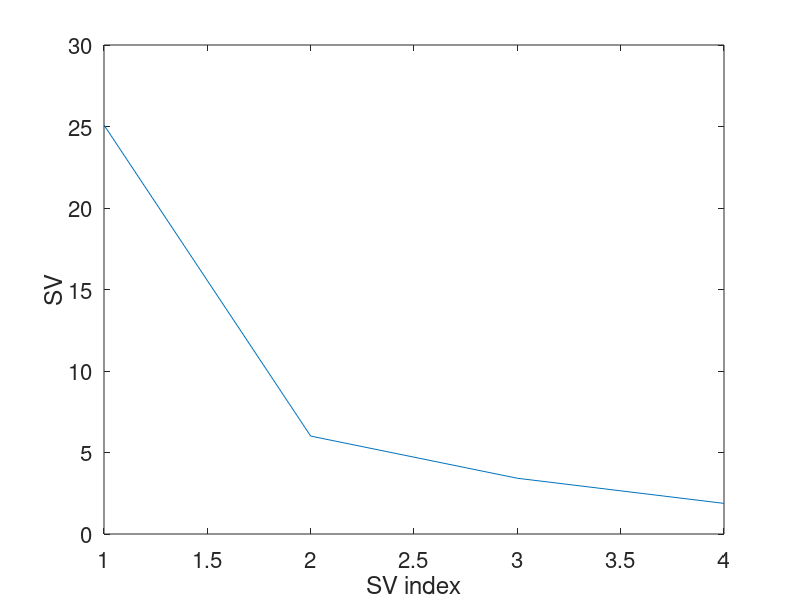
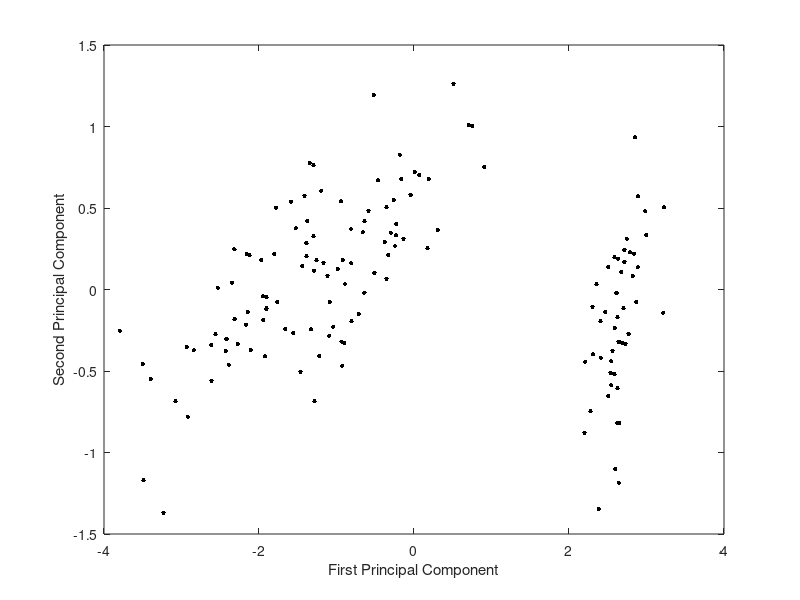
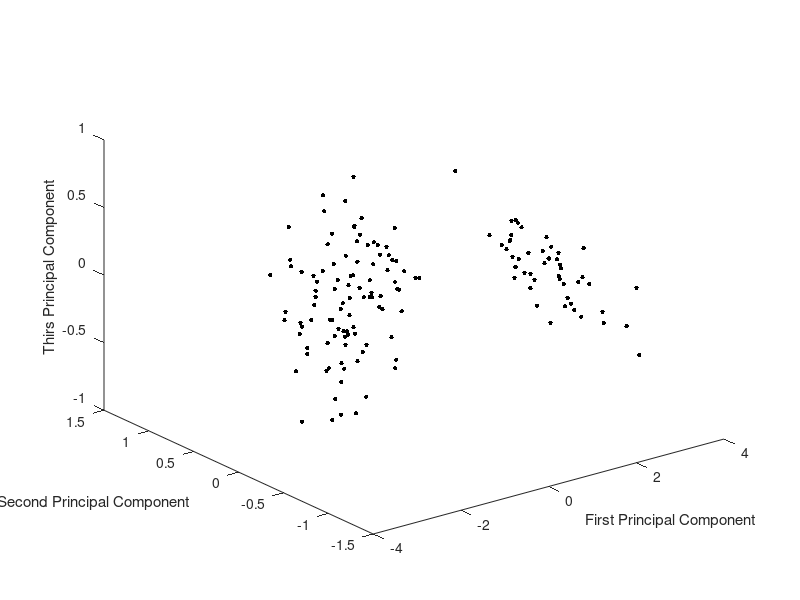
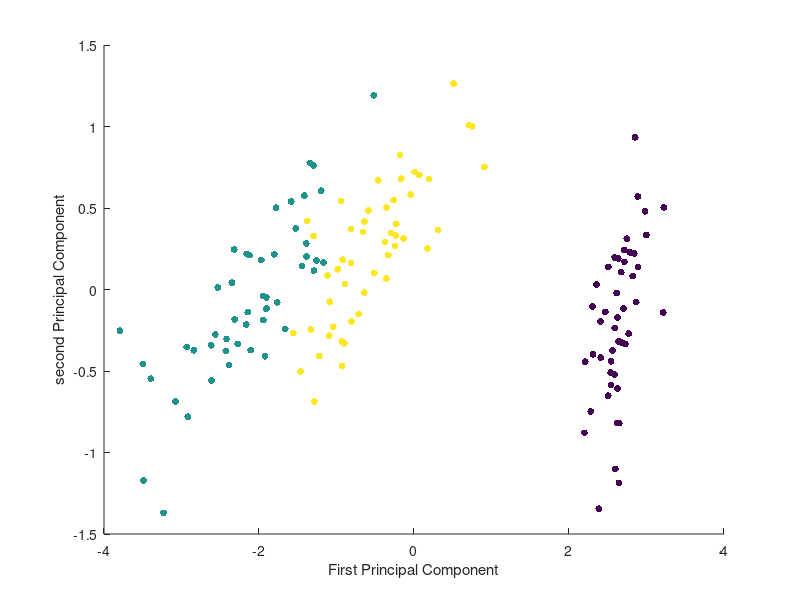

MATLAB code for these plots, in order: (Note: this script raises an error after producing the figures.)
% Load the IrisData.mat file
load IrisDataAnnotated.mat

% Compute the mean vector and subtract it from the data
x_c = 1/length(X)*sum(X,2);
X_c = X - x_c*ones(1,length(X));

% Compute the SVD of the centered data
[U,D,V] = svd(X_c);
sigma=diag(D);
figure(1)
plot(sigma)
xlabel('SV index')
ylabel('SV')
set(gca, 'FontSize', 16)
% Project the centered data onto the first two principal components
Z = U(:,1:2)'*X_c;

% Create a scatter plot of the first two principal components
figure(2)
plot(Z(1,:),Z(2,:),'k.','MarkerSize',10);
xlabel('First Principal Component');
ylabel('Second Principal Component');

% Project the centered data onto the first three principal components
Z_1= U(:,1:3)'*X_c;

% Create a scatter plot of the first three principal components
figure(3)
plot3(Z_1(1,:),Z_1(2,:),Z_1(3,:),'k.','MarkerSize',10);
xlabel('First Principal Component');
ylabel('Second Principal Component');
zlabel('Thirs Principal Component');

figure(4)
scatter(Z(1,:),Z(2,:), 25, I, 'filled');
xlabel('First Principal Component');
ylabel('second Principal Component');

I1 = find(I == 1);
I2 = find(I == 2);
I3 = find(I == 3);

%for any subset we have to considered the centered matrices by 
% subtracting the columnwise means of each subset, so we can get
%the within scatter matrices

X1 = X(:,I1);
X2 = X(:,I2);
X3 = X(:,I3);

 

p1 = length(I1);
c1 = 1/p1*sum(X1,2);
X1c = X1 - c1*ones(1,p1);


p2 = length(I2);
c2 = 1/p2*sum(X2,2);
X2c = X2 - c2*ones(1,p2);


p3 = length(I3);
c3 = 1/p3*sum(X3,2);
X3c = X3 - c3*ones(1,p3);

  
%compute the within cluster by summing the scatter matrices of
%the centered subsets

Sw = X1c*X1c'+X2c*X2c'+X3c*X3c';

%Compute the between scatter matrix by using the total mean (c) based on
%the means of each subset

p = p1+p2+p3;
c = 1/p*sum(X,2);
Sb = p1*(c1-c)*(c1-c)'+p2*(c2-c)*(c2-c)'+p3*(c3-c)*(c3-c)';

 

%%

%Check if regularization is required

%visualization of the eignvalues of the within cluster to understand
%the distribution of singualr values and the impact of regularization
 

Xw = [X1c,X2c,X3c];
sXw = svd(Sw);
sXw2 = sXw.^2;
[eig(Sw), flip(sXw2)];

tau = 10^(-10);

%Computes the regularization term 

epsilon = tau*max((eig(Sw)));


figure()
semilogy(sXw2,'*')
hold on
semilogy(sXw2+epsilon,'sm');
legend('eigenvalues in decreasing order','scaled eigenvalues')
title('Sw eigenvalues as Squared singular values of Xw')

 

%%
%Check if  we need regularization by checking 
% whether the determinant of Sw is below 10^-15.
%Regularization is performed by adding epsilon which is a small positive
%value to diagonal elements of Sw. 
%Helps to avoid instability for inversing the Sw.

det(Sw)

if (det(Sw) <=10^(-15))

disp('do regularization')

sSw = eig(Sw);

Sw = Sw+eye(size(Sw))*epsilon;

sSwreg = eig(Sw);

figure()

semilogy(sSw,'r*')

hold on

semilogy(sSwreg,'bd')

legend('eig(Sw','eig(Sw reg)')

disp('det(Sw) after regularization')

det(Sw)

 

end

 

% Cholesky factor of within cluster spread
%To decompose the matrix into the product of an upper triangualr matrix (K)
%and its conjugate transpose

K = chol(Sw);

A = (K'\Sb)/K; %A= inv(k)*Sb*inv(k')

%Solving the generalized eigen value problem to find the
%eigenvectors(W)(Representts the direction that data should be projected to
%maximize seperation between classes)
% and corresponding eigenvalues(D)(The importance of each eigenvector)
% of matrix A

% here I could have also asked just for W = eig(A), which was the first
% element of the list I wanted (otherwise I would have used tilde)


[W,D] = eig(A);

Q = inv(K)*W; 

 

% Q(:,1:2)' : Selects first 2 columns from matrix Q and transpose
% them to have a matrix with eigenvectors as the rows
% (Subset of eigenvectors obtained from step before)


%Project data onto the LDA directions by multiplying Q(:,1:2)' with each
%centered subset to get LDA components

LDA1 = Q(:,1:2)' * X1;
LDA2 = Q(:,1:2)' * X2;
LDA3 = Q(:,1:2)' * X3;

% for PCA recall we had Z = Q(:,1:2)'*X;

%Histogram showing the distribution of LDA components for each subset

figure(5)

histogram(LDA1)

hold on

histogram(LDA2)

histogram(LDA3)

title("Components for LDA")

%Scatterplot of first two LDA components with each 
% subset showing in different colors 

figure(6)

plot(LDA1(1,:),LDA1(2,:),'r.', "MarkerSize",15 )

hold on

plot(LDA2(1,:),LDA2(2,:),'y.', "MarkerSize",15 )

plot(LDA3(1,:),LDA3(2,:),'g.', "MarkerSize",15 )

hold off

set(gca, "FontSize", 20)

title('LDA', "FontSize",20)
